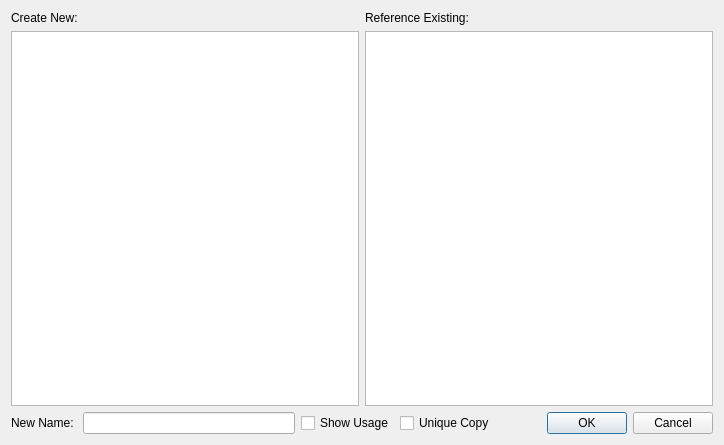
<?xml version="1.0" encoding="UTF-8"?>
<ui version="4.0">
 <class>Dialog</class>
 <widget class="QDialog" name="Dialog">
  <property name="geometry">
   <rect>
    <x>0</x>
    <y>0</y>
    <width>724</width>
    <height>445</height>
   </rect>
  </property>
  <property name="windowTitle">
   <string>Dialog</string>
  </property>
  <layout class="QVBoxLayout" name="verticalLayout_3">
   <item>
    <layout class="QHBoxLayout" name="horizontalLayout_2">
     <item>
      <layout class="QVBoxLayout" name="verticalLayout">
       <item>
        <widget class="QLabel" name="label">
         <property name="text">
          <string>Create New:</string>
         </property>
        </widget>
       </item>
       <item>
        <widget class="QTreeView" name="createNewTreeView"/>
       </item>
      </layout>
     </item>
     <item>
      <layout class="QVBoxLayout" name="verticalLayout_2">
       <item>
        <widget class="QLabel" name="label_2">
         <property name="text">
          <string>Reference Existing:</string>
         </property>
        </widget>
       </item>
       <item>
        <widget class="QTreeView" name="referenceExistingTreeView"/>
       </item>
      </layout>
     </item>
    </layout>
   </item>
   <item>
    <layout class="QHBoxLayout" name="horizontalLayout">
     <item>
      <widget class="QLabel" name="label_3">
       <property name="text">
        <string>New Name: </string>
       </property>
      </widget>
     </item>
     <item>
      <widget class="QLineEdit" name="newNameLineEdit"/>
     </item>
     <item>
      <widget class="QCheckBox" name="shoqUsageCheckBox">
       <property name="text">
        <string>Show Usage</string>
       </property>
      </widget>
     </item>
     <item>
      <widget class="QCheckBox" name="uniqueCopyCheckBox">
       <property name="text">
        <string>Unique Copy</string>
       </property>
      </widget>
     </item>
     <item>
      <widget class="QDialogButtonBox" name="buttonBox">
       <property name="orientation">
        <enum>Qt::Horizontal</enum>
       </property>
       <property name="standardButtons">
        <set>QDialogButtonBox::Cancel|QDialogButtonBox::Ok</set>
       </property>
      </widget>
     </item>
    </layout>
   </item>
  </layout>
 </widget>
 <resources/>
 <connections>
  <connection>
   <sender>buttonBox</sender>
   <signal>accepted()</signal>
   <receiver>Dialog</receiver>
   <slot>accept()</slot>
   <hints>
    <hint type="sourcelabel">
     <x>248</x>
     <y>254</y>
    </hint>
    <hint type="destinationlabel">
     <x>157</x>
     <y>274</y>
    </hint>
   </hints>
  </connection>
  <connection>
   <sender>buttonBox</sender>
   <signal>rejected()</signal>
   <receiver>Dialog</receiver>
   <slot>reject()</slot>
   <hints>
    <hint type="sourcelabel">
     <x>316</x>
     <y>260</y>
    </hint>
    <hint type="destinationlabel">
     <x>286</x>
     <y>274</y>
    </hint>
   </hints>
  </connection>
 </connections>
</ui>
